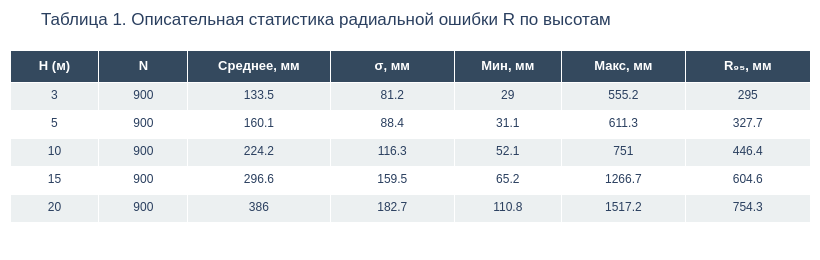

Source (notebook cell):
### Markdown cell above
### Описательная статистика

Для первичной характеристики выборки вычислим основные числовые показатели радиальной ошибки $R$ в каждой высотной группе: объём подвыборки $N$, среднее $\bar{R}$, стандартное отклонение $\sigma$, минимум, максимум и 95-й процентиль $R$

### Code cell
desc = (
    df.groupby("H", sort=True)["R"]
    .agg(
        N="count",
        Среднее="mean",
        Ст_откл="std",
        Минимум="min",
        Максимум="max",
        P95=lambda x: x.quantile(0.95)
    )
    .round(1)
)
desc.index.name = "H (м)"
desc.columns = ["N", "Среднее, мм", "σ, мм", "Мин, мм", "Макс, мм", "R₉₅, мм"]

fig = go.Figure(data=[go.Table(
    columnwidth=[50, 50, 80, 70, 60, 70, 70],
    header=dict(
        values=["<b>H (м)</b>"] + [f"<b>{c}</b>" for c in desc.columns],
        fill_color="#34495e", font=dict(color="white", size=13),
        align="center", height=32,
    ),
    cells=dict(
        values=[desc.index.tolist()] + [desc[c].tolist() for c in desc.columns],
        fill_color=[["#ecf0f1", "#ffffff"] * 3],
        font=dict(size=12), align="center", height=28,
    )
)])
fig.update_layout(
    title="Таблица 1. Описательная статистика радиальной ошибки R по высотам",
    width=820, height=260, margin=dict(l=10, r=10, t=50, b=10),
    font=dict(family="Arial"),
)
ALL_FIGS.append(("fig_desc_table", fig))
fig.show()

n_per_h = len(df) // df["H"].nunique()
n_days = df["date"].nunique()
print(f"{n_per_h} измерений на высоту: {n_days} дней × 5 точек × 3 повтора = {n_per_h}")

print("\nОписательная статистика непрерывных ковариат:")
for col, unit in [("V", "м/с"), ("gusts", "м/с"), ("cloud", "%"), ("sat", "шт.")]:
    vals = df[col].dropna()
    print(f"  {col}: среднее = {vals.mean():.1f} {unit}, σ = {vals.std():.1f}, "
          f"диапазон [{vals.min():.1f} – {vals.max():.1f}]")

### Figure 1 — Plotly figure (JSON) as saved in the notebook; plotly's stock layout.template omitted (floating-point values rounded to 4 significant figures)
{"data": [{"cells": {"align": "center", "fill": {"color": [["#ecf0f1", "#ffffff", "#ecf0f1", "#ffffff", "#ecf0f1", "#ffffff"]]}, "font": {"size": 12}, "height": 28, "values": [[3, 5, 10, 15, 20], [900, 900, 900, 900, 900], [133.5, 160.1, 224.2, 296.6, 386], [81.2, 88.4, 116.3, 159.5, 182.7], [29, 31.1, 52.1, 65.2, 110.8], [555.2, 611.3, 751, 1267.0, 1517.0], [295, 327.7, 446.4, 604.6, 754.3]]}, "columnwidth": [50, 50, 80, 70, 60, 70, 70], "header": {"align": "center", "fill": {"color": "#34495e"}, "font": {"color": "white", "size": 13}, "height": 32, "values": ["<b>H (м)</b>", "<b>N</b>", "<b>Среднее, мм</b>", "<b>σ, мм</b>", "<b>Мин, мм</b>", "<b>Макс, мм</b>", "<b>R₉₅, мм</b>"]}, "type": "table"}], "layout": {"font": {"family": "Arial"}, "height": 260, "margin": {"b": 10, "l": 10, "r": 10, "t": 50}, "title": {"text": "Таблица 1. Описательная статистика радиальной ошибки R по высотам"}, "width": 820}}
